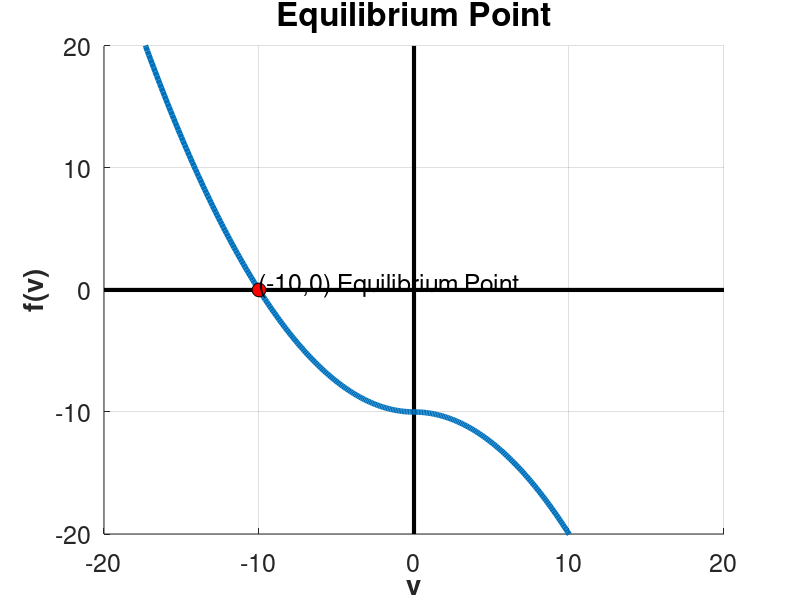

Here is the MATLAB script that generated this plot: (Note: this script raises an error after producing the figure.)
 
% This is an example script that will plot a curve of f(v) for particular
% values of g,k, and m. I chose an 'easy' equilibrium point so that I could
% show an example with a nice clean zero, but you can change g,k,and m and
% plot other curves.

% Also in this script I have given demos of how to do various things with
% plots so that you can make nice clean plots for the class (and in other
% classes or projects). 

%%%%%%%%%%%%%%%%%%%%%%%%%%%%%%%%%%%%%%%%%%%%%%%%%%%%%%%%%%%%%%%%%%%%%%%%%%%%%%%%%%%%%%%%%%%%%%%%
%%%%%%%%%%%%%%%%%%%%%%%%%%%%%%%%%%%%%%%%%%%%%%%%%%%%%%%%%%%%%%%%%%%%%%%%%%%%%%%%%%%%%%%%%%%%%%%%
% None of the next three lines are strictly necessary, and you should use with caution
% (if you have things open or variables defined you will lose them all and
% basically start with a blank slate)

clear all                                    % This clears all variables defined in your MatLAB session
close all                                    % This closes all figures
clc                                          % This clears your display

%%%%%%%%%%%%%%%%%%%%%%%%%%%%%%%%%%%%%%%%%%%%%%%%%%%%%%%%%%%%%%%%%%%%%%%%%%%%%%%%%%%%%%%%%%%%%%%%
%%%%%%%%%%%%%%%%%%%%%%%%%%%%%%%%%%%%%%%%%%%%%%%%%%%%%%%%%%%%%%%%%%%%%%%%%%%%%%%%%%%%%%%%%%%%%%%%
% The next two lines will set the default size for your tick marks on your
% axes, and for your axis labels, titles, legends, etc. These will be the
% default for ALL plots until you close MatLAB completely and reopen it.
% You only have to run a default setting once in a MatLAB session, but I often add it to a
% script so I don't have to remember.

set(0,'DefaultAxesFontSize', 18)           
set(0,'DefaultTextFontSize', 18)

%%%%%%%%%%%%%%%%%%%%%%%%%%%%%%%%%%%%%%%%%%%%%%%%%%%%%%%%%%%%%%%%%%%%%%%%%%%%%%%%%%%%%%%%%%%%%%%%
% End Set up, Begin Example
%%%%%%%%%%%%%%%%%%%%%%%%%%%%%%%%%%%%%%%%%%%%%%%%%%%%%%%%%%%%%%%%%%%%%%%%%%%%%%%%%%%%%%%%%%%%%%%%
%%%%%%%%%%%%%%%%%%%%%%%%%%%%%%%%%%%%%%%%%%%%%%%%%%%%%%%%%%%%%%%%%%%%%%%%%%%%%%%%%%%%%%%%%%%%%%%%
% Defining your parameters and variables
%%%%%%%%%%%%%%%%%%%%%%%%%%%%%%%%%%%%%%%%%%%%%%%%%%%%%%%%%%%%%%%%%%%%%%%%%%%%%%%%%%%%%%%%%%%%%%%%
%%%%%%%%%%%%%%%%%%%%%%%%%%%%%%%%%%%%%%%%%%%%%%%%%%%%%%%%%%%%%%%%%%%%%%%%%%%%%%%%%%%%%%%%%%%%%%%%



% Define your physical parameters

g = 10;            % gravitational constant
k = 10;            % drag coefficient
m = 100;            % mass of the object

v = -20:0.1:20;     % When plotting f(v),   
                    %v is the independent variable, so we define a region of values for v

foo = @(v) -g-k.*v.*abs(v)./m;  % This is an example of an inline function
% <functionname> = @(inputvariable) <define function>

% In this case you could also just do something like 

% RHS = -g-k.*v.*abs(v)./m;   

% And get the same thing. You might try commenting out line 58 and
% uncommenting line 53 and see you get the same graph. 

RHS=foo(v);

%%%%%%%%%%%%%%%%%%%%%%%%%%%%%%%%%%%%%%%%%%%%%%%%%%%%%%%%%%%%%%%%%%%%%%%%%%%%%%%%%%%%%%%%%%%%%%%%
% End definitions and calculation, begin plotting
%%%%%%%%%%%%%%%%%%%%%%%%%%%%%%%%%%%%%%%%%%%%%%%%%%%%%%%%%%%%%%%%%%%%%%%%%%%%%%%%%%%%%%%%%%%%%%%%

%%%%%%%%%%%%%%%%%%%%%%%%%%%%%%%%%%%%%%%%%%%%%%%%%%%%%%%%%%%%%%%%%%%%%%%%%%%%%%%%%%%%%%%%%%%%%%%%
% Set up the plot
%%%%%%%%%%%%%%%%%%%%%%%%%%%%%%%%%%%%%%%%%%%%%%%%%%%%%%%%%%%%%%%%%%%%%%%%%%%%%%%%%%%%%%%%%%%%%%%%
% Often the key to a good plot is making it look nice, so you have to do a
% lot more than just plot a line. You want to make your plots looks a
% clear and readable as possible. Label things and don't make people guess!
%%%%%%%%%%%%%%%%%%%%%%%%%%%%%%%%%%%%%%%%%%%%%%%%%%%%%%%%%%%%%%%%%%%%%%%%%%%%%%%%%%%%%%%%%%%%%%%%


figure(1)     % You can just us plot and Matlab will open a new figure window, but you can also specify 
              % a figure number. This is can be used to start a new blank figure or go back to an existing
              % figure and add to it or clear it
              
line([0 0],[-20 20],'LineWidth',3,'Color','k')      % This draws a dark black line for the vertical axis

grid on                                             % This turns on a grid to remove type 'grid off'

hold on                                             % This holds the graph so that new plots don't overwrite
                                                    % The default is 'hold off' which will delete previous plots
                                                    % and overwrite them with the new one.
                                                 
line([-20 20],[0 0],'LineWidth',3,'Color','k')     % This draws a dark black line for the horizontal axis
% I used linewidth to make it thick and 'k' to force it to be black.

%%%%%%%%%%%%%%%%%%%%%%%%%%%%%%%%%%%%%%%%%%%%%%%%%%%%%%%%%%%%%%%%%%%%%%%%%%%%%%%%%%%%%%%%%%%%%%%%
% Actually plotting the function
%%%%%%%%%%%%%%%%%%%%%%%%%%%%%%%%%%%%%%%%%%%%%%%%%%%%%%%%%%%%%%%%%%%%%%%%%%%%%%%%%%%%%%%%%%%%%%%%
% This is your actual problem (as you can see most of this is making things
% look pretty for other humans!
%%%%%%%%%%%%%%%%%%%%%%%%%%%%%%%%%%%%%%%%%%%%%%%%%%%%%%%%%%%%%%%%%%%%%%%%%%%%%%%%%%%%%%%%%%%%%%%%

plot(v,RHS','LineWidth',4);                         % This plots v vs. f(v)
% I didn't set a color here, matlab will cycle through various colors
% Some you can set with letters are y,m,k,g,b,r,c. For other colors you can
% see the help document.

%%%%%%%%%%%%%%%%%%%%%%%%%%%%%%%%%%%%%%%%%%%%%%%%%%%%%%%%%%%%%%%%%%%%%%%%%%%%%%%%%%%%%%%%%%%%%%%%
% Putting on labels and making things clear)
%%%%%%%%%%%%%%%%%%%%%%%%%%%%%%%%%%%%%%%%%%%%%%%%%%%%%%%%%%%%%%%%%%%%%%%%%%%%%%%%%%%%%%%%%%%%%%%%

% The command below plots a big red dot with a thin black border at the point
% where my equilibrium point is
plot(-sqrt(m*g/k),0,'o','MarkerSize',10,'MarkerEdgeColor','k','MarkerFaceColor','r')
% I used 'o' to set a circle. Other common choices are s,d,*. See the plot help
% document for more options.

% This sets my display window boundaries
axis([-20 20 -20 20])  

% Label the v and f(v) axes with an even bigger font (and bold) than the
% default
ylabel('f(v)','FontSize',20,'FontWeight','bold')  
xlabel('v','FontSize',20,'FontWeight','bold')

%Give the plot (an even bigger) title
title('Equilibrium Point','FontSize',24)

% The code below will put text where my equilibrium point is. 
x1 = -sqrt(m*g/k);          %  horizontal coordinate
y1 = 0;                     %  vertical coordinate
str2 = ['(',num2str(x1),',',num2str(y1),') Equilibrium Point'] % The label
text(x1,y1+0.4,str2) 
% This tells matlab where to start printing and then what to print. Note
% that you may need to play with this depending on your screen resolution
% and figure window size.

%%%%%%%%%%%%%%%%%%%%%%%%%%%%%%%%%%%%%%%%%%%%%%%%%%%%%%%%%%%%%%%%%%%%%%%%%%%%%%%%%%%%%%%%%%%%%%%%
% Note that much of matlab defines plots with builtin objects that say 'x' and 'y'
% something. So it's pretty common to see code using x,y variables and
% commands even if YOUR variables and functions are something like v or t
% or q or whatever. For example, if you want to change the label on the horizontal
% axis you have to call it 'xlabel' regardless of what your variable name is. 
% So be careful of that until you get used to it. 
%%%%%%%%%%%%%%%%%%%%%%%%%%%%%%%%%%%%%%%%%%%%%%%%%%%%%%%%%%%%%%%%%%%%%%%%%%%%%%%%%%%%%%%%%%%%%%%%

% This will first read in the size of your screen into "screen_size" as
% pixel number values
screen_size = get(0, 'ScreenSize');

% and then you can set the size of your graph.
set(1, 'Position', [0 0 0.75*screen_size(3) 0.75*screen_size(4) ] );
% the syntax is set(<figure number>,'Position', [ startx starty endx endy]);
% So in my case the code will set my figure 1 to start at the bottom left
% edge of my screen and size its width and height to be 75% of my screen's
% width and 75% of my screen's height.
export_fig('multi','-pdf','-nocrop')
